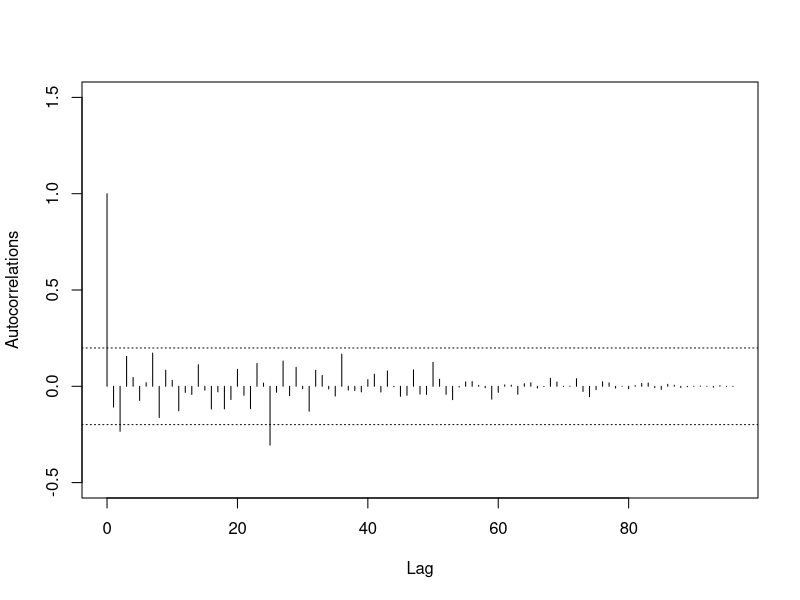

Write R code to recreate this figure.
## ---- chunk 1
knitr::opts_knit$set(root.dir = '/home/tucker/Documents/GitHub/BEwebinar/Data')
## ---- chunk 2
pop <- read.table("USpop.dat")
pop <- ts(pop, start = 1901)
diffdiff.pop <- diff(diff(pop*10e-6))
data <- diffdiff.pop
n <- length(data)
acfs.sample <- NULL
mu.hat <- sum(data)/n
for(k in 0:(n-1))
{
	acf.sample <- sum((data[1:(n-k)]-mu.hat)*(data[(k+1):n]-mu.hat))/n
	acfs.sample <- c(acfs.sample,acf.sample)
}
plot(ts(acfs.sample/acfs.sample[1],start=0),xlab="Lag",ylab="Autocorrelations",ylim=c(-.5,1.5),type="h")
abline(h= 1.96/sqrt(n),lty=3)
abline(h= -1.96/sqrt(n),lty=3)
